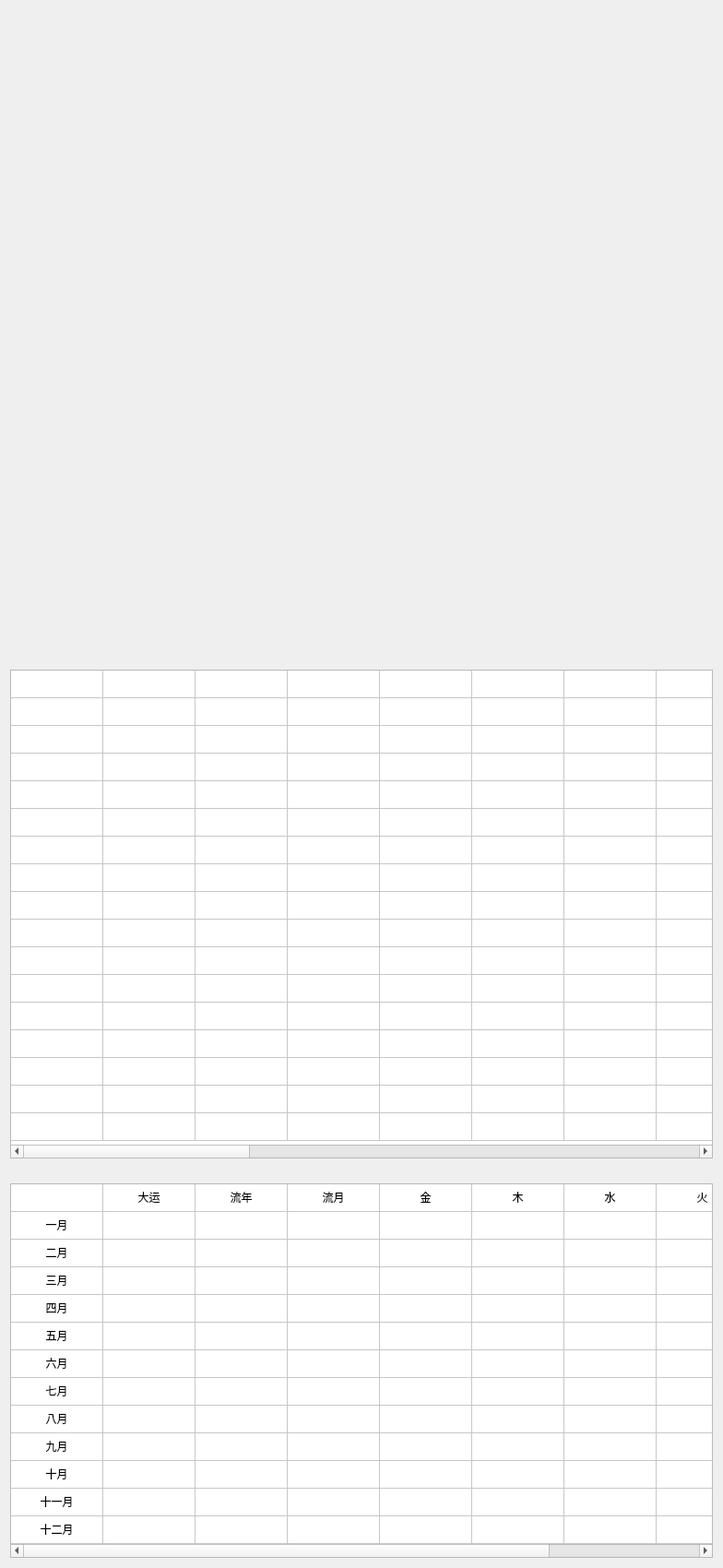
         <widget class="QWidget" name="scrollAreaWidgetContents">
          <property name="geometry">
           <rect>
            <x>0</x>
            <y>0</y>
            <width>784</width>
            <height>1700</height>
           </rect>
          </property>
          <property name="minimumSize">
           <size>
            <width>750</width>
            <height>1700</height>
           </size>
          </property>
          <layout class="QVBoxLayout" name="verticalLayout_4">
           <item alignment="Qt::AlignLeft|Qt::AlignTop">
            <widget class="QWidget" name="widgetRPChart" native="true">
             <property name="minimumSize">
              <size>
               <width>750</width>
               <height>700</height>
              </size>
             </property>
             <layout class="QHBoxLayout" name="horizontalLayout_8">
              <property name="leftMargin">
               <number>0</number>
              </property>
              <property name="topMargin">
               <number>0</number>
              </property>
              <property name="rightMargin">
               <number>0</number>
              </property>
              <item>
               <widget class="QWidget" name="widget_charts" native="true">
                <property name="minimumSize">
                 <size>
                  <width>700</width>
                  <height>700</height>
                 </size>
                </property>
                <property name="maximumSize">
                 <size>
                  <width>700</width>
                  <height>700</height>
                 </size>
                </property>
                <layout class="QVBoxLayout" name="verticalLayout_7">
                 <item>
                  <layout class="QVBoxLayout" name="boxRadar"/>
                 </item>
                 <item>
                  <layout class="QVBoxLayout" name="boxPie"/>
                 </item>
                </layout>
               </widget>
              </item>
             </layout>
            </widget>
           </item>
           <item>
            <widget class="QTableWidget" name="tblOverview">
             <property name="minimumSize">
              <size>
               <width>0</width>
               <height>530</height>
              </size>
             </property>
             <property name="frameShape">
              <enum>QFrame::StyledPanel</enum>
             </property>
             <attribute name="horizontalHeaderVisible">
              <bool>false</bool>
             </attribute>
             <attribute name="verticalHeaderVisible">
              <bool>false</bool>
             </attribute>
             <row>
              <property name="text">
               <string>新建行</string>
              </property>
             </row>
             <row>
              <property name="text">
               <string>新建行</string>
              </property>
             </row>
             <row>
              <property name="text">
               <string>新建行</string>
              </property>
             </row>
             <row>
              <property name="text">
               <string>新建行</string>
              </property>
             </row>
             <row>
              <property name="text">
               <string>新建行</string>
              </property>
             </row>
             <row>
              <property name="text">
               <string>新建行</string>
              </property>
             </row>
             <row>
              <property name="text">
               <string>新建行</string>
              </property>
             </row>
             <row>
              <property name="text">
               <string>新建行</string>
              </property>
             </row>
             <row>
              <property name="text">
               <string>新建行</string>
              </property>
             </row>
             <row>
              <property name="text">
               <string>新建行</string>
              </property>
             </row>
             <row>
              <property name="text">
               <string>新建行</string>
              </property>
             </row>
             <row>
              <property name="text">
               <string>新建行</string>
              </property>
             </row>
             <row>
              <property name="text">
               <string>新建行</string>
              </property>
             </row>
             <row>
              <property name="text">
               <string>新建行</string>
              </property>
             </row>
             <row>
              <property name="text">
               <string>新建行</string>
              </property>
             </row>
             <row>
              <property name="text">
               <string>新建行</string>
              </property>
             </row>
             <row>
              <property name="text">
               <string>新建行</string>
              </property>
             </row>
             <column>
              <property name="text">
               <string>新建列</string>
              </property>
             </column>
             <column>
              <property name="text">
               <string>新建列</string>
              </property>
             </column>
             <column>
              <property name="text">
               <string>新建列</string>
              </property>
             </column>
             <column>
              <property name="text">
               <string>新建列</string>
              </property>
             </column>
             <column>
              <property name="text">
               <string>新建列</string>
              </property>
             </column>
             <column>
              <property name="text">
               <string>新建列</string>
              </property>
             </column>
             <column>
              <property name="text">
               <string>新建列</string>
              </property>
             </column>
             <column>
              <property name="text">
               <string>新建列</string>
              </property>
             </column>
             <column>
              <property name="text">
               <string>新建列</string>
              </property>
             </column>
             <column>
              <property name="text">
               <string>新建列</string>
              </property>
             </column>
             <column>
              <property name="text">
               <string>新建列</string>
              </property>
             </column>
             <column>
              <property name="text">
               <string>新建列</string>
              </property>
             </column>
             <column>
              <property name="text">
               <string>新建列</string>
              </property>
             </column>
             <column>
              <property name="text">
               <string>新建列</string>
              </property>
             </column>
             <column>
              <property name="text">
               <string>新建列</string>
              </property>
             </column>
             <column>
              <property name="text">
               <string>新建列</string>
              </property>
             </column>
             <column>
              <property name="text">
               <string>新建列</string>
              </property>
             </column>
             <column>
              <property name="text">
               <string>新建列</string>
              </property>
             </column>
             <column>
              <property name="text">
               <string>新建列</string>
              </property>
             </column>
             <column>
              <property name="text">
               <string>新建列</string>
              </property>
             </column>
             <column>
              <property name="text">
               <string>新建列</string>
              </property>
             </column>
            </widget>
           </item>
           <item alignment="Qt::AlignHCenter|Qt::AlignVCenter">
            <widget class="QLabel" name="lbDetailYear">
             <property name="font">
              <font>
               <pointsize>10</pointsize>
              </font>
             </property>
             <property name="text">
              <string/>
             </property>
            </widget>
           </item>
           <item>
            <widget class="QTableWidget" name="tblDetail">
             <attribute name="horizontalHeaderVisible">
              <bool>false</bool>
             </attribute>
             <attribute name="verticalHeaderVisible">
              <bool>false</bool>
             </attribute>
             <row>
              <property name="text">
               <string>新建行</string>
              </property>
             </row>
             <row>
              <property name="text">
               <string>一月</string>
              </property>
             </row>
             <row>
              <property name="text">
               <string>二月</string>
              </property>
             </row>
             <row>
              <property name="text">
               <string>三月</string>
              </property>
             </row>
             <row>
              <property name="text">
               <string>四月</string>
              </property>
             </row>
             <row>
              <property name="text">
               <string>五月</string>
              </property>
             </row>
             <row>
              <property name="text">
               <string>六月</string>
              </property>
             </row>
             <row>
              <property name="text">
               <string>七月</string>
              </property>
             </row>
             <row>
              <property name="text">
               <string>八月</string>
              </property>
             </row>
             <row>
              <property name="text">
               <string>九月</string>
              </property>
             </row>
             <row>
              <property name="text">
               <string>十月</string>
              </property>
             </row>
             <row>
              <property name="text">
               <string>十一月</string>
              </property>
             </row>
             <row>
              <property name="text">
               <string>十二月</string>
              </property>
             </row>
             <column>
              <property name="text">
               <string>新建列</string>
              </property>
             </column>
             <column>
              <property name="text">
               <string>大运</string>
              </property>
             </column>
             <column>
              <property name="text">
               <string>流年</string>
              </property>
             </column>
             <column>
              <property name="text">
               <string>流月</string>
              </property>
             </column>
             <column>
              <property name="text">
               <string>金</string>
              </property>
             </column>
             <column>
              <property name="text">
               <string>木</string>
              </property>
             </column>
             <column>
              <property name="text">
               <string>水</string>
              </property>
             </column>
             <column>
              <property name="text">
               <string>火</string>
              </property>
             </column>
             <column>
              <property name="text">
               <string>土</string>
              </property>
             </column>
             <item row="0" column="1">
              <property name="text">
               <string>大运</string>
              </property>
              <property name="textAlignment">
               <set>AlignCenter</set>
              </property>
             </item>
             <item row="0" column="2">
              <property name="text">
               <string>流年</string>
              </property>
              <property name="textAlignment">
               <set>AlignCenter</set>
              </property>
             </item>
             <item row="0" column="3">
              <property name="text">
               <string>流月</string>
              </property>
              <property name="textAlignment">
               <set>AlignCenter</set>
              </property>
             </item>
             <item row="0" column="4">
              <property name="text">
               <string>金</string>
              </property>
              <property name="textAlignment">
               <set>AlignCenter</set>
              </property>
             </item>
             <item row="0" column="5">
              <property name="text">
               <string>木</string>
              </property>
              <property name="textAlignment">
               <set>AlignCenter</set>
              </property>
             </item>
             <item row="0" column="6">
              <property name="text">
               <string>水</string>
              </property>
              <property name="textAlignment">
               <set>AlignCenter</set>
              </property>
             </item>
             <item row="0" column="7">
              <property name="text">
               <string>火</string>
              </property>
              <property name="textAlignment">
               <set>AlignCenter</set>
              </property>
             </item>
             <item row="0" column="8">
              <property name="text">
               <string>土</string>
              </property>
              <property name="textAlignment">
               <set>AlignCenter</set>
              </property>
             </item>
             <item row="1" column="0">
              <property name="text">
               <string>一月</string>
              </property>
              <property name="textAlignment">
               <set>AlignCenter</set>
              </property>
              <property name="flags">
               <set>ItemIsSelectable|ItemIsDragEnabled|ItemIsDropEnabled|ItemIsUserCheckable|ItemIsEnabled</set>
              </property>
             </item>
             <item row="1" column="1">
              <property name="text">
               <string/>
              </property>
             </item>
             <item row="1" column="2">
              <property name="text">
               <string/>
              </property>
             </item>
             <item row="1" column="3">
              <property name="text">
               <string/>
              </property>
             </item>
             <item row="1" column="4">
              <property name="text">
               <string/>
              </property>
             </item>
             <item row="1" column="5">
              <property name="text">
               <string/>
              </property>
             </item>
             <item row="1" column="6">
              <property name="text">
               <string/>
              </property>
             </item>
             <item row="1" column="7">
              <property name="text">
               <string/>
              </property>
             </item>
             <item row="2" column="0">
              <property name="text">
               <string>二月</string>
              </property>
              <property name="textAlignment">
               <set>AlignCenter</set>
              </property>
              <property name="flags">
               <set>ItemIsSelectable|ItemIsDragEnabled|ItemIsDropEnabled|ItemIsUserCheckable|ItemIsEnabled</set>
              </property>
             </item>
             <item row="2" column="1">
              <property name="text">
               <string/>
              </property>
             </item>
             <item row="3" column="0">
              <property name="text">
               <string>三月</string>
              </property>
              <property name="textAlignment">
               <set>AlignCenter</set>
              </property>
              <property name="flags">
               <set>ItemIsSelectable|ItemIsDragEnabled|ItemIsDropEnabled|ItemIsUserCheckable|ItemIsEnabled</set>
              </property>
             </item>
             <item row="3" column="1">
              <property name="text">
               <string/>
              </property>
             </item>
             <item row="4" column="0">
              <property name="text">
               <string>四月</string>
              </property>
              <property name="textAlignment">
               <set>AlignCenter</set>
              </property>
              <property name="flags">
               <set>ItemIsSelectable|ItemIsDragEnabled|ItemIsDropEnabled|ItemIsUserCheckable|ItemIsEnabled</set>
              </property>
             </item>
             <item row="4" column="1">
              <property name="text">
               <string/>
              </property>
             </item>
             <item row="5" column="0">
              <property name="text">
               <string>五月</string>
              </property>
              <property name="textAlignment">
               <set>AlignCenter</set>
              </property>
              <property name="flags">
               <set>ItemIsSelectable|ItemIsDragEnabled|ItemIsDropEnabled|ItemIsUserCheckable|ItemIsEnabled</set>
              </property>
             </item>
             <item row="5" column="1">
              <property name="text">
               <string/>
              </property>
             </item>
             <item row="6" column="0">
              <property name="text">
               <string>六月</string>
              </property>
              <property name="textAlignment">
               <set>AlignCenter</set>
              </property>
              <property name="flags">
               <set>ItemIsSelectable|ItemIsDragEnabled|ItemIsDropEnabled|ItemIsUserCheckable|ItemIsEnabled</set>
              </property>
             </item>
             <item row="6" column="1">
              <property name="text">
               <string/>
              </property>
             </item>
             <item row="7" column="0">
              <property name="text">
               <string>七月</string>
              </property>
              <property name="textAlignment">
               <set>AlignCenter</set>
              </property>
              <property name="flags">
               <set>ItemIsSelectable|ItemIsDragEnabled|ItemIsDropEnabled|ItemIsUserCheckable|ItemIsEnabled</set>
              </property>
             </item>
             <item row="7" column="1">
              <property name="text">
               <string/>
              </property>
             </item>
             <item row="8" column="0">
              <property name="text">
               <string>八月</string>
              </property>
              <property name="textAlignment">
               <set>AlignCenter</set>
              </property>
              <property name="flags">
               <set>ItemIsSelectable|ItemIsDragEnabled|ItemIsDropEnabled|ItemIsUserCheckable|ItemIsEnabled</set>
              </property>
             </item>
             <item row="8" column="1">
              <property name="text">
               <string/>
              </property>
             </item>
             <item row="9" column="0">
              <property name="text">
               <string>九月</string>
              </property>
              <property name="textAlignment">
               <set>AlignCenter</set>
              </property>
              <property name="flags">
               <set>ItemIsSelectable|ItemIsDragEnabled|ItemIsDropEnabled|ItemIsUserCheckable|ItemIsEnabled</set>
              </property>
             </item>
             <item row="9" column="1">
              <property name="text">
               <string/>
              </property>
             </item>
             <item row="10" column="0">
              <property name="text">
               <string>十月</string>
              </property>
              <property name="textAlignment">
               <set>AlignCenter</set>
              </property>
              <property name="flags">
               <set>ItemIsSelectable|ItemIsDragEnabled|ItemIsDropEnabled|ItemIsUserCheckable|ItemIsEnabled</set>
              </property>
             </item>
             <item row="10" column="1">
              <property name="text">
               <string/>
              </property>
             </item>
             <item row="11" column="0">
              <property name="text">
               <string>十一月</string>
              </property>
              <property name="textAlignment">
               <set>AlignCenter</set>
              </property>
              <property name="flags">
               <set>ItemIsSelectable|ItemIsDragEnabled|ItemIsDropEnabled|ItemIsUserCheckable|ItemIsEnabled</set>
              </property>
             </item>
             <item row="11" column="1">
              <property name="text">
               <string/>
              </property>
             </item>
             <item row="12" column="0">
              <property name="text">
               <string>十二月</string>
              </property>
              <property name="textAlignment">
               <set>AlignCenter</set>
              </property>
              <property name="flags">
               <set>ItemIsSelectable|ItemIsDragEnabled|ItemIsDropEnabled|ItemIsUserCheckable|ItemIsEnabled</set>
              </property>
             </item>
             <item row="12" column="1">
              <property name="text">
               <string/>
              </property>
             </item>
            </widget>
           </item>
          </layout>
         </widget>
